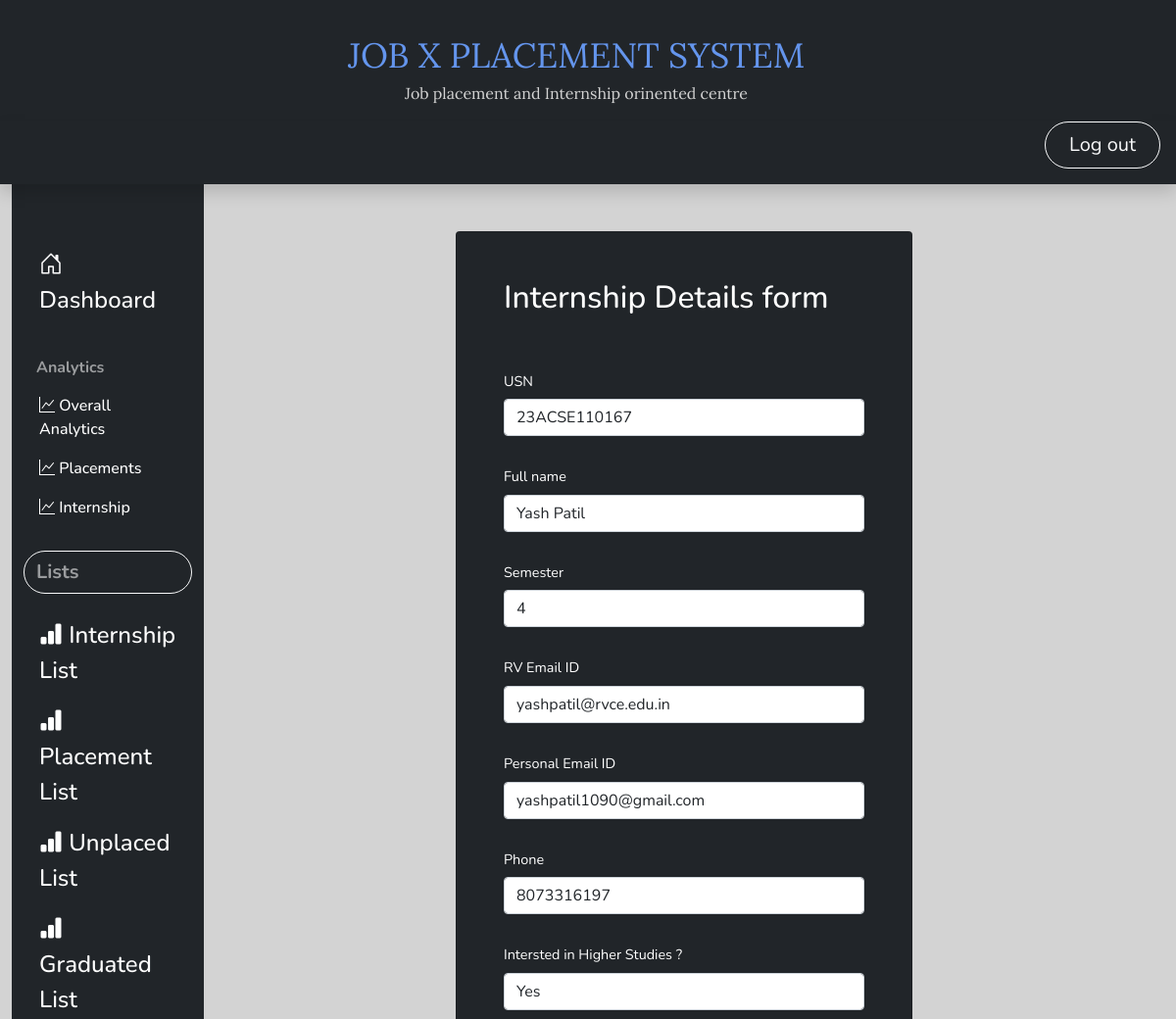
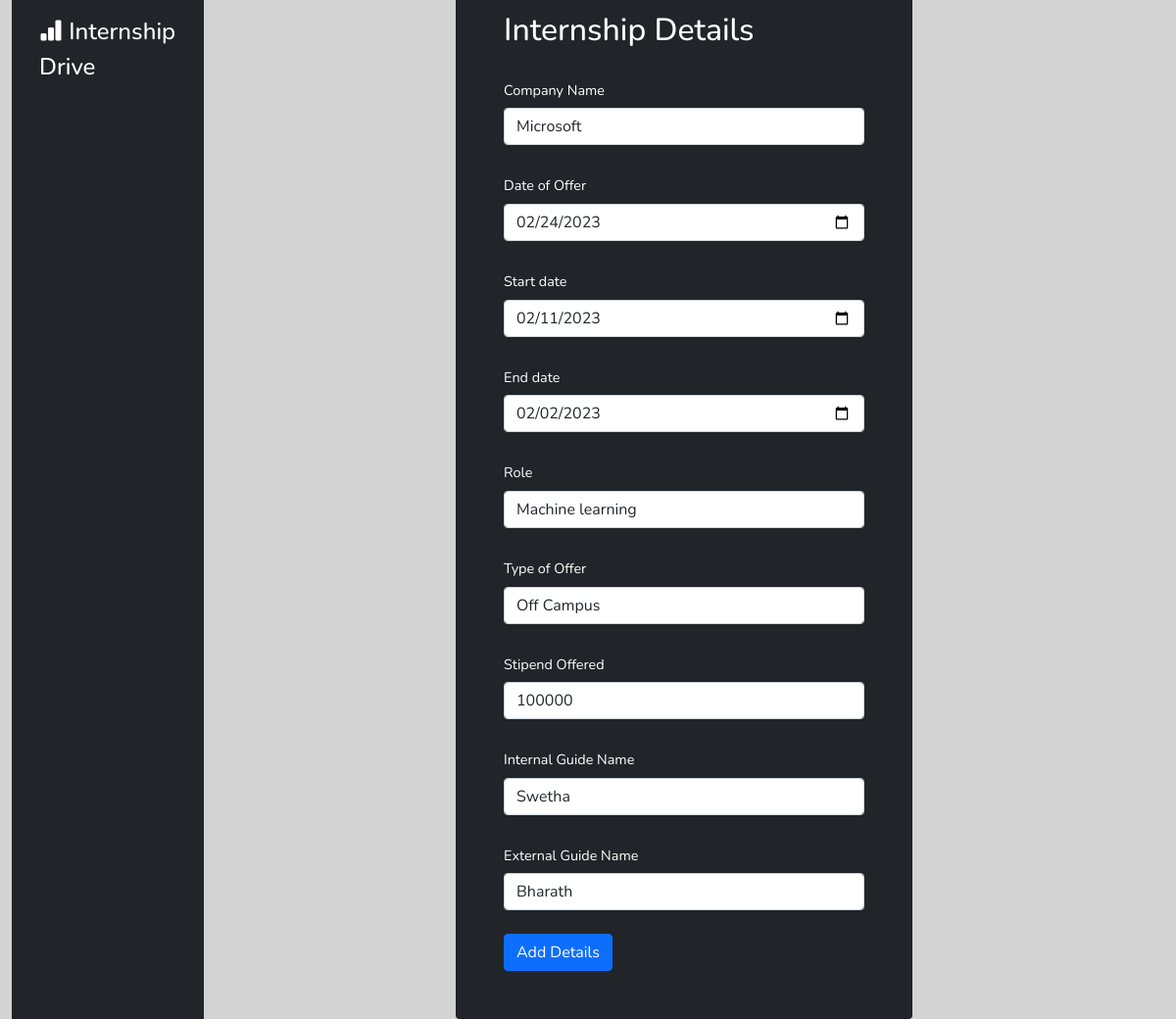
Page /Student_SPC/form/11 (signed in) on the committed database (2 pictures, top to bottom).
### main_app/models.py (models this page shows)
class Internship(models.Model):
    Usn = models.CharField(max_length=15)
    Full_name=models.CharField(max_length=50)
    semester=models.CharField(max_length=15,choices=sem)
    rvce_email=models.CharField(max_length=50)
    personal_email=models.CharField(max_length=50)
    phone=models.CharField(max_length=15)
    Interested_In_higherStudies=models.CharField(max_length=5,choices=higher_choices)
    Company=models.CharField(max_length=25)
    Date_of_offer=models.DateField(max_length=25)
    Start_date=models.DateField(max_length=25)
    End_date=models.DateField(max_length=25)
    Role=models.CharField(max_length=20)
    Type=models.CharField(max_length=20,choices=campus_choices)
    Stipend=models.IntegerField(default=0)
    Internal_Guide_name=models.CharField(max_length=50)
    External_Guide_name=models.CharField(max_length=50)

### main_app/views.py (the view, shortened to what this page needs)
# urls.py: path('form/', views.Internship_form,name='Intern_form'),
@login_required
def Internship_form(request,id=0):
    if request.user.is_authenticated:
        if request.method == "GET":
            if id==0:
                form = Internshipform()
            else:
                Intern=Internship.objects.get(pk=id)
                form=Internshipform(instance=Intern)
            return render(request, "Internship_form.html",{'form':form})
    else:
        return HttpResponseRedirect('/login/')

### main_app/templates/Internship_form.html (shortened to what this page needs)
{% extends 'base.html'%}
{% block sidebar %}
{% if user.is_authenticated and user.is_staff or user.is_superuser %}
{% include 'SPCsidebar.html'%}
{% endif %}
{% endblock %}
{% block content %}
{% if user.is_authenticated and user.is_staff or user.is_superuser %}
<main class="col-md-9 ms-sm-auto col-lg-10 px-md-4">
    <div class="card text-white bg-dark col-md-6 offset-md-3 mt-5 p-5">
      <h1 class="h2 mb-4">Internship Details form</h1>
      <form action=" " method="post">
        <div class="mt-4">
          <label class="col-form-label">USN</label>
          {{ form.Usn }}
        </div>
        <div class="mt-4">
          <label class="col-form-label">Full name</label>
          {{ form.Full_name }}
        </div>
        <div class="mt-4">
          <label class="col-form-label">Semester</label>
          {{ form.semester }}
        </div>
        <div class="mt-4">
          <label class="col-form-label">RV Email ID</label>
          {{ form.rvce_email}}
        </div>
        <div class="mt-4">
          <label class="col-form-label">Personal Email ID</label>
          {{ form.personal_email}}
        </div>
        <div class="mt-4">
          <label class="col-form-label">Phone</label>
          {{ form.phone }}
        </div>
        <div class="mt-4">
          <label class="col-form-label">Intersted in Higher Studies ?</label>
          {{ form.Interested_In_higherStudies }}
        </div>
        <br>
        <h2 class="h2 mb-4">Internship Details</h2>
        <div class="mt-4">
          <label class="col-form-label">Company Name</label>
          {{ form.Company}}
        </div>
        <div class="mt-4">
            <label class="col-form-label">Date of Offer</label>
            {{ form.Date_of_offer}}
          </div>
          <div class="mt-4">
            <label class="col-form-label">Start date</label>
            {{ form.Start_date}}
          </div>
          <div class="mt-4">
            <label class="col-form-label">End date</label>
            {{ form.End_date}}
          </div>
          <div class="mt-4">
            <label class="col-form-label">Role</label>
            {{ form.Role}}
          </div>
          <div class="mt-4">
            <label class="col-form-label">Type of Offer</label>
            {{ form.Type}}
          </div>
          <div class="mt-4">
            <label class="col-form-label">Stipend Offered</label>
            {{ form.Stipend}}
          </div>
          <div class="mt-4">
            <label class="col-form-label">Internal Guide Name</label>
            {{ form.Internal_Guide_name}}
          </div>
          <div class="mt-4">
            <label class="col-form-label">External Guide Name</label>
            {{ form.External_Guide_name}}
          </div>
        <div class="mt-4">
          <button type="submit" class="btn btn-primary">Add Details</button>
        </div>
      </form>
    </div>
  </main>
{% endif %}
{% endblock %}

### static/css/style.css (style rules this page uses)
body { font-size: 0.9rem; font-family: 'Nunito', sans-serif; background-color:#d3d3d3; }

### rows in the picture
Internship: Usn "23ACSE110167", Full_name "Yash Patil", semester "4", rvce_email "yashpatil@rvce.edu.in", personal_email "yashpatil1090@gmail.com", phone "8073316197", Interested_In_higherStudies "Yes", Company "Microsoft", Date_of_offer "02/24/2023", Start_date "02/11/2023", End_date "02/02/2023", Role "Machine learning", Type "Off Campus", Stipend "100000", Internal_Guide_name "Swetha", External_Guide_name "Bharath"
